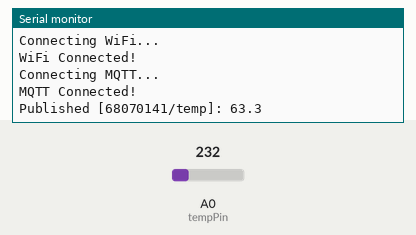
The sketch below on a simulated Arduino Uno R4 WiFi. On the bench: the last lines printed to the serial monitor. Inputs (shaded band) come from the test bench; at power-on: A0 (tempPin) = 232. WiFi joins after 1.5 s; servers stay silent unless stated; no MQTT or app messages arrive unless stated.

Above: at 2.7 s.
2.8 s: A0 (tempPin) set to 250
At 4.7 s:
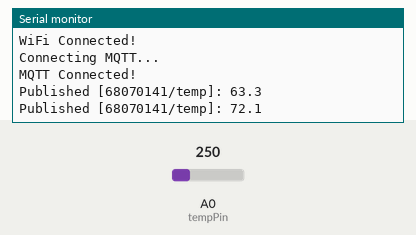
5.5 s: A0 (tempPin) set to 266
At 7.4 s:
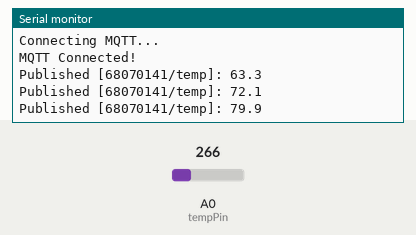
Timing chart, 0 to 8.9 s (numbered marks = the images above; inputs shaded):
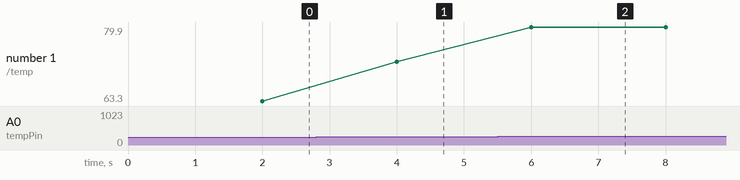

The sketch:

Exam1A_Pub_Temp_TMP36.ino
```cpp
/*
 * [ข้อสอบ Mock Exam ข้อ 1A] Publish อุณหภูมิ (TMP36 / MCP9700 แบบ 3 ขา)
 * - Topic: 68070141/temp
 * - การต่อสาย (หันด้านแบนเข้าหาตัว): [ซ้าย: 5V] [กลาง: A0] [ขวา: GND]
 */
#include <WiFiS3.h>
#include <MQTTClient.h>

const char WIFI_SSID[]      = "68070141";
const char WIFI_PASSWORD[]  = "nano9753";
const char MQTT_BROKER[]    = "phycom.it.kmitl.ac.th";
const int  MQTT_PORT        = 1883; // บอร์ดใช้ 1883 เสมอ!
const char MQTT_CLIENT_ID[] = "UnoR4_68070141_Ex1A";
const char TOPIC_TEMP[]     = "68070141/temp";

const int tempPin = A0;

WiFiClient network;
MQTTClient mqtt(256);
unsigned long lastPublishTime = 0;

void connectToWiFiAndMQTT() {
  if (WiFi.status() != WL_CONNECTED) {
    Serial.print("Connecting WiFi...");
    WiFi.begin(WIFI_SSID, WIFI_PASSWORD);
    while (WiFi.status() != WL_CONNECTED) { delay(500); Serial.print("."); }
    Serial.println("\nWiFi Connected!");
  }
  if (!mqtt.connected()) {
    Serial.print("Connecting MQTT...");
    while (!mqtt.connect(MQTT_CLIENT_ID)) { delay(500); Serial.print("."); }
    Serial.println("\nMQTT Connected!");
  }
}

void setup() {
  Serial.begin(9600);
  mqtt.begin(MQTT_BROKER, MQTT_PORT, network);
  connectToWiFiAndMQTT();
}

void loop() {
  mqtt.loop();
  if (!mqtt.connected()) connectToWiFiAndMQTT();

  if (millis() - lastPublishTime >= 2000) {
    lastPublishTime = millis();

    int raw = analogRead(tempPin);
    float voltage = raw * (5.0 / 1024.0);
    float tempC = (voltage - 0.5) * 100.0;

    String payload = String(tempC, 1);
    mqtt.publish(TOPIC_TEMP, payload);

    Serial.println("Published [68070141/temp]: " + payload);
  }
}
```

Measured:
- after the input at 2.8 s, the serial monitor: prints a new line after 1.2 s (image 1)
- after the input at 5.5 s, the serial monitor: prints a new line after 0.50 s (image 2)
- plotted number 1: 63.3 → 72.1 after the input at 2.8 s, 72.1 → 79.9 after the input at 5.5 s
